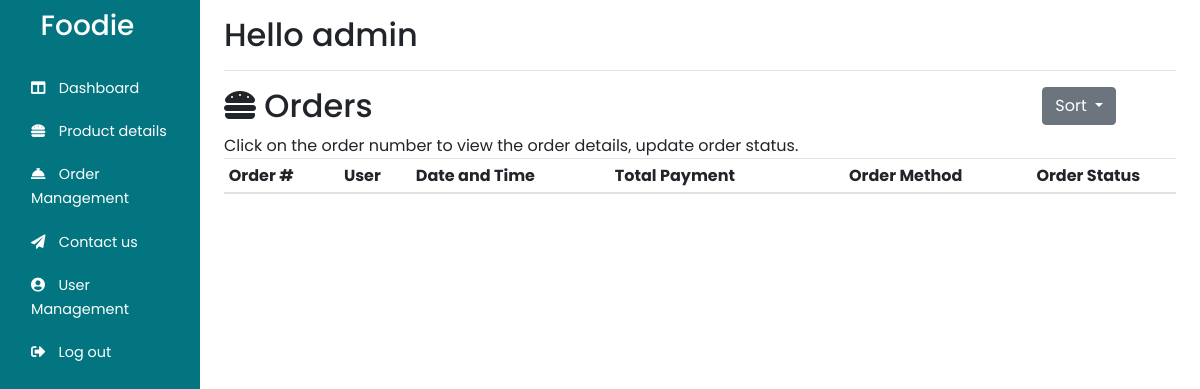
The page /Admin/customer_orders.php?sort=status (signed in) on the database as committed earlier.
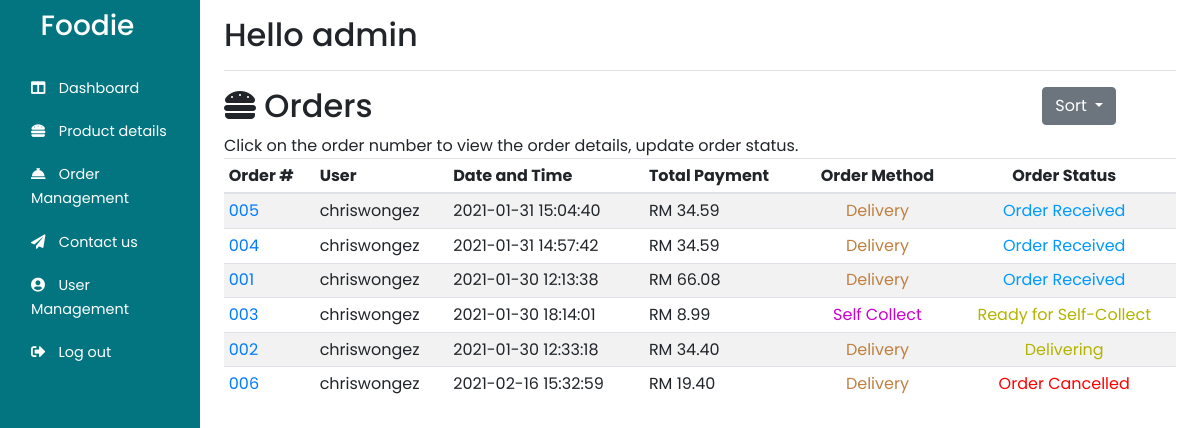
The same page on the database as committed later.
### tables this page shows
CREATE TABLE `orderhistory` (
  `orderID` int(3) UNSIGNED ZEROFILL NOT NULL,
  `orderDate` datetime NOT NULL,
  `orderPay` double NOT NULL,
  `orderMethod` varchar(255) NOT NULL,
  `orderStatus` varchar(255) DEFAULT NULL,
  `userID` int(4) UNSIGNED ZEROFILL NOT NULL
);

CREATE TABLE `users` (
  `userID` int(4) UNSIGNED ZEROFILL NOT NULL,
  `username` varchar(255) NOT NULL,
  `userpass` varchar(255) NOT NULL,
  `userlevel` varchar(255) NOT NULL,
  `usercontact` varchar(255) DEFAULT NULL,
  `useremail` varchar(255) NOT NULL,
  `isBlock` tinyint(1) NOT NULL DEFAULT 0,
  `userfirst` varchar(255) DEFAULT NULL,
  `userlast` varchar(255) DEFAULT NULL,
  `userAdd` varchar(255) NOT NULL,
  `userCity` varchar(255) NOT NULL,
  `userState` varchar(255) NOT NULL,
  `userZip` int(6) NOT NULL
);

### Admin/php/sortbyidgrpbystat.php (the view, shortened to what this page needs)
<?php
$result = mysqli_query($con, "SELECT * FROM orderhistory,users where orderhistory.userID = users.userID ORDER BY orderID DESC");
while ($row = mysqli_fetch_assoc($result)) {
    $status = $row['orderStatus'];
    if ($row['orderMethod'] == 'delivery') {
        $method = "Delivery";
        if ($status == 'received') {
            $statstr = "Order Received";
            echo "<tr>
        <td class='align-middle'><a href='./orderdetails.php?id=" . $row['orderID'] . "'>" . $row['orderID'] . "</a></td>
        <td class='align-middle'>" . $row['username'] . "</td>
        <td class='align-middle'>" . $row['orderDate'] . "</td>
        <td class='align-middle '>RM " . number_format((float)$row['orderPay'], 2, '.', '') . "</td>
        <td class='align-middle text-center' name='" . $row['orderMethod'] . "'>" . $method . "</td>
        <td class='align-middle text-center' name='" . $status . "'>" . $statstr . "</td>
        </tr>";
        }
    }
}
$result = mysqli_query($con, "SELECT * FROM orderhistory,users where orderhistory.userID = users.userID ORDER BY orderID DESC");
while ($row = mysqli_fetch_assoc($result)) {
    $status = $row['orderStatus'];
    if ($row['orderMethod'] == 'selfc') {
        $method = "Self Collect";
        if ($status == 'ready') {
            $statstr = "Ready for Self-Collect";
            echo "<tr>
        <td class='align-middle'><a href='./orderdetails.php?id=" . $row['orderID'] . "'>" . $row['orderID'] . "</a></td>
        <td class='align-middle'>" . $row['username'] . "</td>
        <td class='align-middle'>" . $row['orderDate'] . "</td>
        <td class='align-middle '>RM " . number_format((float)$row['orderPay'], 2, '.', '') . "</td>
        <td class='align-middle text-center' name='" . $row['orderMethod'] . "'>" . $method . "</td>
        <td class='align-middle text-center' name='" . $status . "'>" . $statstr . "</td>
        </tr>";
        }
    }
}
$result = mysqli_query($con, "SELECT * FROM orderhistory,users where orderhistory.userID = users.userID ORDER BY orderID DESC");
while ($row = mysqli_fetch_assoc($result)) {
    $status = $row['orderStatus'];
    if ($row['orderMethod'] == 'delivery') {
        $method = "Delivery";
        if ($status == 'delivering') {
            $statstr = "Delivering";
            echo "<tr>
        <td class='align-middle'><a href='./orderdetails.php?id=" . $row['orderID'] . "'>" . $row['orderID'] . "</a></td>
        <td class='align-middle'>" . $row['username'] . "</td>
        <td class='align-middle'>" . $row['orderDate'] . "</td>
        <td class='align-middle '>RM " . number_format((float)$row['orderPay'], 2, '.', '') . "</td>
        <td class='align-middle text-center' name='" . $row['orderMethod'] . "'>" . $method . "</td>
        <td class='align-middle text-center' name='" . $status . "'>" . $statstr . "</td>
        </tr>";
        }
    }
}
$result = mysqli_query($con, "SELECT * FROM orderhistory,users where orderhistory.userID = users.userID ORDER BY orderID DESC");
while ($row = mysqli_fetch_assoc($result)) {
    $status = $row['orderStatus'];
    if ($row['orderMethod'] == 'delivery') {
        $method = "Delivery";
        if ($status == 'cancel') {
            $statstr = "Order Cancelled";
            echo "<tr>
        <td class='align-middle'><a href='./orderdetails.php?id=" . $row['orderID'] . "'>" . $row['orderID'] . "</a></td>
        <td class='align-middle'>" . $row['username'] . "</td>
        <td class='align-middle'>" . $row['orderDate'] . "</td>
        <td class='align-middle '>RM " . number_format((float)$row['orderPay'], 2, '.', '') . "</td>
        <td class='align-middle text-center' name='" . $row['orderMethod'] . "'>" . $method . "</td>
        <td class='align-middle text-center' name='" . $status . "'>" . $statstr . "</td>
        </tr>";
        }
    }
}

Rows that differ between the two databases and show on the page:
now on this page (row edited): orderhistory: orderID "005", userID.username "chriswongez", orderDate "2021-01-31 15:04:40", orderPay "34.59", orderMethod "Delivery", orderStatus "Order Received", shown under "Orders"
now on this page (row edited): orderhistory: orderID "004", userID.username "chriswongez", orderDate "2021-01-31 14:57:42", orderPay "34.59", orderMethod "Delivery", orderStatus "Order Received", shown under "Orders"
now on this page (row edited): orderhistory: orderID "001", userID.username "chriswongez", orderDate "2021-01-30 12:13:38", orderPay "66.08", orderMethod "Delivery", orderStatus "Order Received", shown under "Orders"
now on this page (row edited): orderhistory: orderID "003", userID.username "chriswongez", orderDate "2021-01-30 18:14:01", orderPay "8.99", orderMethod "Self Collect", orderStatus "Ready for Self-Collect"
now on this page (row edited): orderhistory: orderID "002", userID.username "chriswongez", orderDate "2021-01-30 12:33:18", orderPay "34.40", orderMethod "Delivery", orderStatus "Delivering"
now on this page (row edited): orderhistory: orderID "006", userID.username "chriswongez", orderDate "2021-02-16 15:32:59", orderPay "19.40", orderMethod "Delivery", orderStatus "Order Cancelled"
